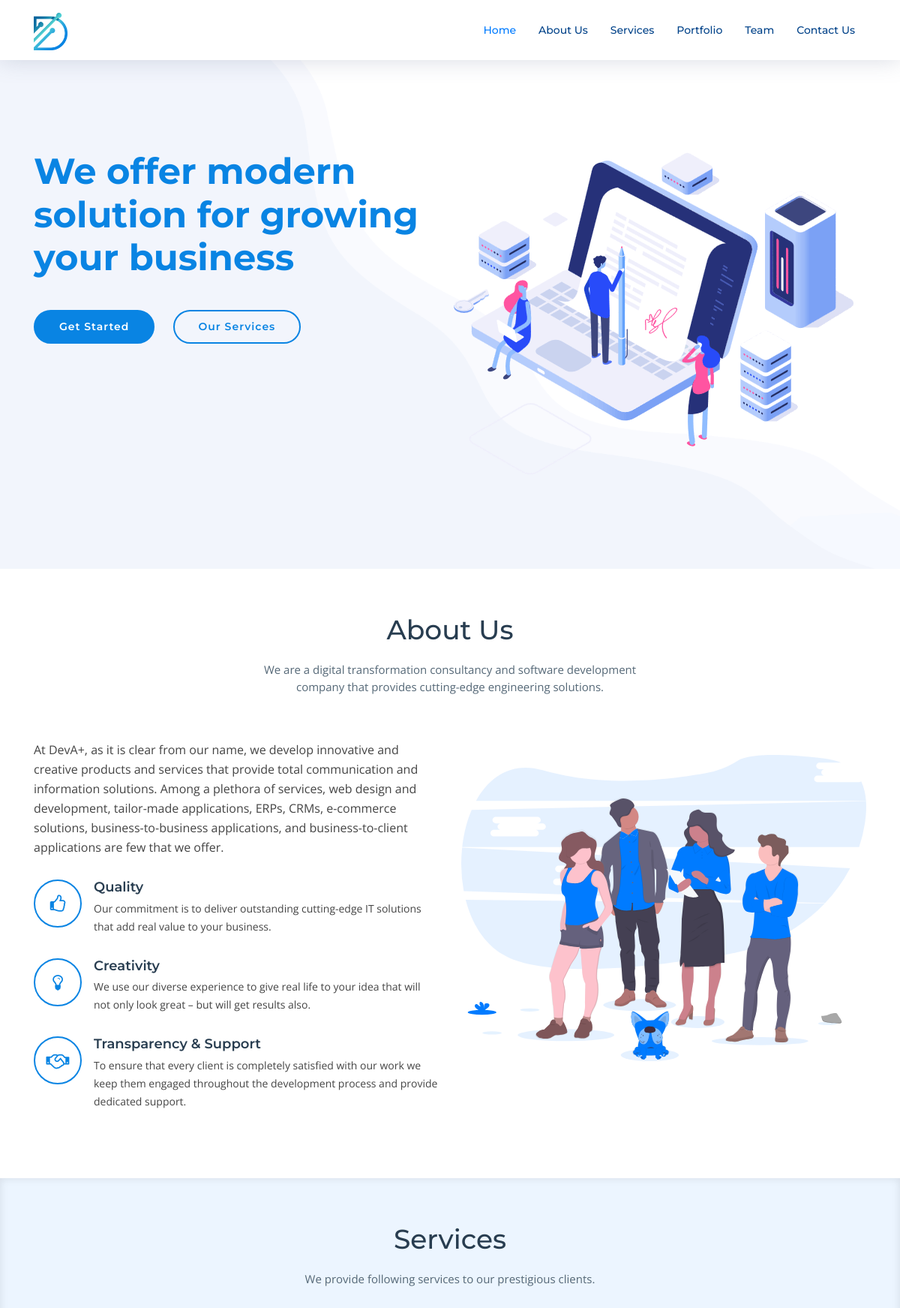
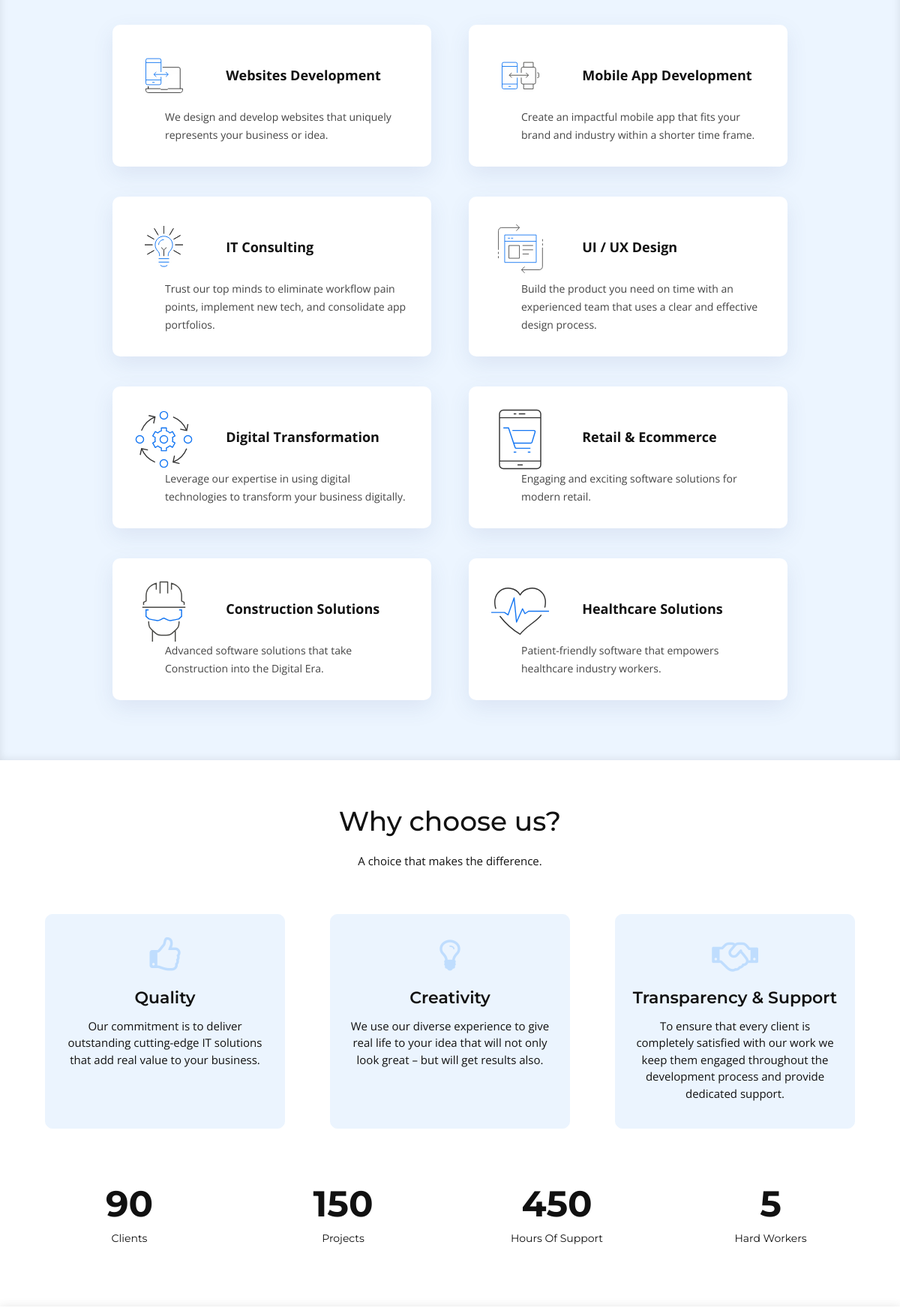
The page / (upper part) on the database its author committed (2 pictures, top to bottom).
### DevAPlus/models.py (models this page shows, shortened)
class HeroSection(models.Model):
    heading = models.CharField(max_length=200, null=True, blank=True)
    picture = models.ImageField(upload_to="images/", null=True, blank=True)
    class Meta:
        verbose_name = "Hero Section"
        verbose_name_plural = "Hero Section"

class AboutUsSection(models.Model):
    short_description = models.TextField(max_length=500, null=True, blank=True)
    long_description = models.TextField(max_length=1000, null=True, blank=True)
    class Meta:
        verbose_name = "About Us Section"
        verbose_name_plural = "About Us Section"

class WhyUsSection(models.Model):
    heading_1 = models.CharField(max_length=100, null=True, blank=True)
    description_1 = models.TextField(max_length=500, null=True, blank=True)
    heading_2 = models.CharField(max_length=100, null=True, blank=True)
    description_2 = models.TextField(max_length=500, null=True, blank=True)
    heading_3 = models.CharField(max_length=100, null=True, blank=True)
    description_3 = models.TextField(max_length=500, null=True, blank=True)
    clients = models.IntegerField(null=True, blank=True)
    projects = models.IntegerField(null=True, blank=True)
    hours_of_support = models.IntegerField(null=True, blank=True)
    hard_workers = models.IntegerField(null=True, blank=True)
    class Meta:
        verbose_name = "Why Us Section"
        verbose_name_plural = "Why Us Section"

class ServicesSection(models.Model):
    svg_icon = models.CharField(max_length=3000, null=True, blank=True)
    heading = models.CharField(max_length=100, null=True, blank=True)
    description = models.TextField(max_length=500, null=True, blank=True)
    class Meta:
        verbose_name = "Services Section"
        verbose_name_plural = "Services Section"

### DevAPlus/views.py (the view)
# urls.py: path('', views.index_view, name="Index-View"),
def index_view(request):
    hero_section = ""
    about_section = ""
    whyus_section = ""
    services_section = ""
    portfolio_section = ""
    testimonial_section = ""
    team_section = ""
    client_section = ""
    company_section = ""
    try:
        hero_section = HeroSection.objects.first()
        about_section = AboutUsSection.objects.first()
        whyus_section = WhyUsSection.objects.first()
        services_section = ServicesSection.objects.all()
        portfolio_section = PortfolioSection.objects.all()
        testimonial_section = TestimonialSection.objects.all()
        team_section = TeamSection.objects.all()
        client_section = ClientSection.objects.all()
        company_section = CompanyInfoSection.objects.first()
    except:
        print("Something went wrong!")
    context = {
        'hero_section': hero_section,
        'about_section': about_section,
        'whyus_section': whyus_section,
        'services_section': services_section,
        'portfolio_section': portfolio_section,
        'testimonial_section': testimonial_section,
        'team_section': team_section,
        'client_section': client_section,
        'company_section': company_section,
    }
    return render(request, template_name="index.html", context=context)

### templates/index.html (shortened to what this page needs)
{% extends 'base.html' %}
{% load static %}
{% block content %}
    <section id="intro" class="clearfix">
        <div class="container" data-aos="fade-up">
            <div class="intro-img" data-aos="zoom-out" data-aos-delay="200">
                <img src="{% static 'img/hero-img.png' %}" alt="" class="img-fluid">
            </div>
            <div class="intro-info" data-aos="zoom-in" data-aos-delay="100">
                <h2>{{ hero_section.heading }}</h2>
                <div>
                    <a href="#about" class="btn-get-started scrollto">Get Started</a>
                    <a href="#services" class="btn-services scrollto">Our Services</a>
                </div>
            </div>
        </div>
    </section>
    <main id="main">
        <section id="about">
            <div class="container" data-aos="fade-up">
                <header class="section-header">
                    <h3>About Us</h3>
                    <p>{{ about_section.short_description }}</p>
                </header>
                <div class="row about-container">
                    <div class="col-lg-6 content order-lg-1 order-2">
                        <p>
                            {{ about_section.long_description }}
                        </p>
                        <div class="icon-box" data-aos="fade-up" data-aos-delay="100">
                            <div class="icon"><i class="fa fa-thumbs-o-up"></i></div>
                            <h4 class="title"><a href="">{{ whyus_section.heading_1 }}</a></h4>
                            <p class="description">{{ whyus_section.description_1 }}</p>
                        </div>
                        <div class="icon-box" data-aos="fade-up" data-aos-delay="200">
                            <div class="icon"><i class="fa fa-lightbulb-o"></i></div>
                            <h4 class="title"><a href="">{{ whyus_section.heading_2 }}</a></h4>
                            <p class="description">{{ whyus_section.description_2 }}</p>
                        </div>
                        <div class="icon-box" data-aos="fade-up" data-aos-delay="300">
                            <div class="icon"><i class="fa fa-handshake-o"></i></div>
                            <h4 class="title"><a href="">{{ whyus_section.heading_3 }}</a></h4>
                            <p class="description">{{ whyus_section.description_3 }}</p>
                        </div>
                    </div>
                    <div class="col-lg-6 background order-lg-2" data-aos="zoom-in">
                        <img src="{% static 'img/about-img.svg' %}" class="img-fluid" alt="">
                    </div>
                </div>
            </div>
        </section>
        <section id="services" class="section-bg">
            <div class="container" data-aos="fade-up">
                <header class="section-header">
                    <h3>Services</h3>
                    <p>We provide following services to our prestigious clients.</p>
                </header>
                <div class="row justify-content-center">
                    {% for data in services_section %}
                        <div class="col-md-6 col-lg-5" data-aos="zoom-in" data-aos-delay="100">
                            <div class="box">
                                {{ data.svg_icon|safe }}
                                <span class="title"><a>{{ data.heading }}</a></span>
                                <p class="description">{{ data.description }}</p>
                            </div>
                        </div>
                    {% endfor %}
                </div>
            </div>
        </section>
        <section id="why-us">
            <div class="container" data-aos="fade-up">
                <header class="section-header">
                    <h3>Why choose us?</h3>
                    <p>A choice that makes the difference.</p>
                </header>
                <div class="row row-eq-height justify-content-center">
                    <div class="col-lg-4 mb-4">
                        <div class="card" data-aos="zoom-in" data-aos-delay="100">
                            <i class="fa fa-thumbs-o-up"></i>
                            <div class="card-body">
                                <h5 class="card-title">{{ whyus_section.heading_1 }}</h5>
                                <p class="card-text">{{ whyus_section.description_1 }}</p>
                            </div>
                        </div>
                    </div>
                    <div class="col-lg-4 mb-4">
                        <div class="card" data-aos="zoom-in" data-aos-delay="200">
                            <i class="fa fa-lightbulb-o"></i>
                            <div class="card-body">
                                <h5 class="card-title">{{ whyus_section.heading_2 }}</h5>
                                <p class="card-text">{{ whyus_section.description_2 }}</p>
                            </div>
                        </div>
                    </div>
                    <div class="col-lg-4 mb-4">
                        <div class="card" data-aos="zoom-in" data-aos-delay="300">
                            <i class="fa fa-handshake-o"></i>
                            <div class="card-body">
                                <h5 class="card-title">{{ whyus_section.heading_3 }}</h5>
                                <p class="card-text">{{ whyus_section.description_3 }}</p>
                            </div>
                        </div>
                    </div>
                </div>
                <div class="row counters" data-aos="fade-up" data-aos-delay="100">
                    <div class="col-lg-3 col-6 text-center">
                        <span data-toggle="counter-up">{{ whyus_section.clients }}</span>
                        <p>Clients</p>
                    </div>
                    <div class="col-lg-3 col-6 text-center">
                        <span data-toggle="counter-up">{{ whyus_section.projects }}</span>
                        <p>Projects</p>
                    </div>
                    <div class="col-lg-3 col-6 text-center">
                        <span data-toggle="counter-up">{{ whyus_section.hours_of_support }}</span>
                        <p>Hours Of Support</p>
                    </div>
                    <div class="col-lg-3 col-6 text-center">
                        <span data-toggle="counter-up">{{ whyus_section.hard_workers }}</span>
                        <p>Hard Workers</p>
                    </div>
                </div>
            </div>
        </section>
    </main>
{% endblock content %}

### templates/base.html (shortened to what this page needs)
{% load static %}
<!DOCTYPE html>
<html lang="en">
<head>
  <link href="{% static 'vendor/bootstrap/css/bootstrap.min.css' %}" rel="stylesheet">
  <link href="{% static 'vendor/font-awesome/css/font-awesome.min.css' %}" rel="stylesheet">
  <link href="{% static 'vendor/ionicons/css/ionicons.min.css' %}" rel="stylesheet">
  <link href="{% static 'vendor/owl.carousel/assets/owl.carousel.min.css' %}" rel="stylesheet">
  <link href="{% static 'vendor/venobox/venobox.css' %}" rel="stylesheet">
  <link href="{% static 'vendor/aos/aos.css' %}" rel="stylesheet">
  <link href="{% static 'css/style.css' %}" rel="stylesheet">
</head>
<body>
  <header id="header" class="fixed-top">
    <div class="container">
      <div class="float-left">
        <a href="/"><img src="{% static 'img/logo-small.png' %}"  height="50"  alt="" style="margin-top: -3px"> </a>
      </div>
      <nav class="main-nav float-right d-none d-lg-block">
        <ul>
          <li class="active"><a href="/">Home</a></li>
          <li><a href="#about">About Us</a></li>
          <li><a href="#services">Services</a></li>
          <li><a href="#portfolio">Portfolio</a></li>
          <li><a href="#team">Team</a></li>
          <li><a href="#contact">Contact Us</a></li>
        </ul>
      </nav>
    </div>
  </header>
{% block content %}
  {% endblock content %}
</body>
</html>

### rows shown on the page
HeroSection: heading "We offer modern solution for growing your business"
AboutUsSection: short_description "We are a digital transformation consultancy and software development company that provides cutting-edge engineering solutions.", long_description "At DevA+, as it is clear from our name, we develop innovative and creative products and services that provide total communication and information solutions. Among a plethora of services, web design and development, tailor-made applications, ERPs, CRMs, e-commerce solutions, business-to-business applications, and business-to-client applications are few that we offer."
WhyUsSection: heading_1 "Quality", description_1 "Our commitment is to deliver outstanding cutting-edge IT solutions that add real value to your business.", heading_2 "Creativity", description_2 "We use our diverse experience to give real life to your idea that will not only look great – but will get results also.", heading_3 "Transparency & Support", description_3 "To ensure that every client is completely satisfied with our work we keep them engaged throughout the development process and provide dedicated support.", clients "90", projects "150", hours_of_support "450", hard_workers "5"
ServicesSection: heading "Websites Development", description "We design and develop websites that uniquely represents your business or idea."
ServicesSection: heading "Mobile App Development", description "Create an impactful mobile app that fits your brand and industry within a shorter time frame."
ServicesSection: heading "IT Consulting", description "Trust our top minds to eliminate workflow pain points, implement new tech, and consolidate app portfolios."
ServicesSection: heading "UI / UX Design", description "Build the product you need on time with an experienced team that uses a clear and effective design process."
ServicesSection: heading "Digital Transformation", description "Leverage our expertise in using digital technologies to transform your business digitally."
ServicesSection: heading "Retail & Ecommerce", description "Engaging and exciting software solutions for modern retail."
ServicesSection: heading "Construction Solutions", description "Advanced software solutions that take Construction into the Digital Era."
ServicesSection: heading "Healthcare Solutions", description "Patient-friendly software that empowers healthcare industry workers."
